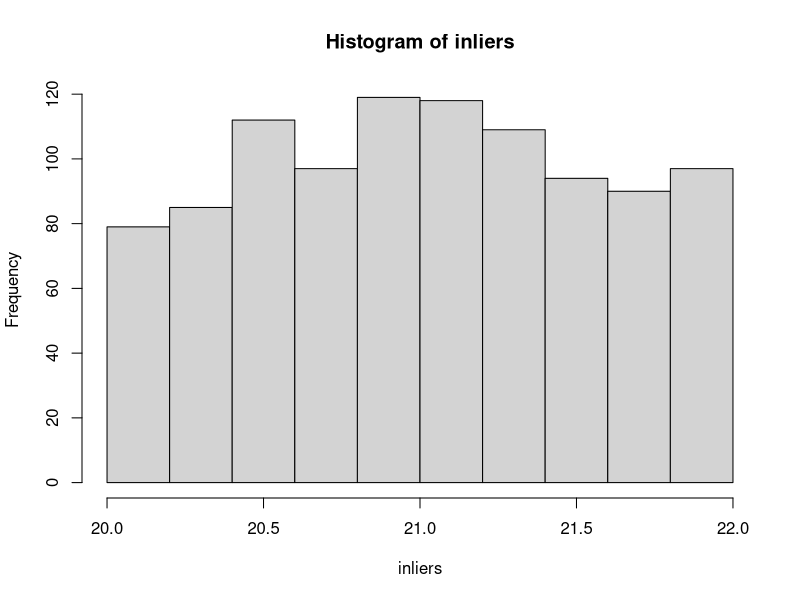
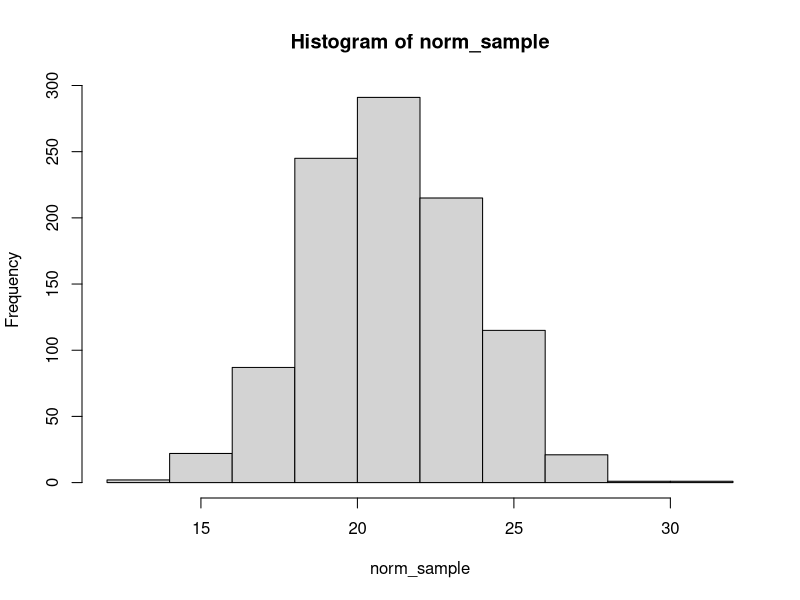
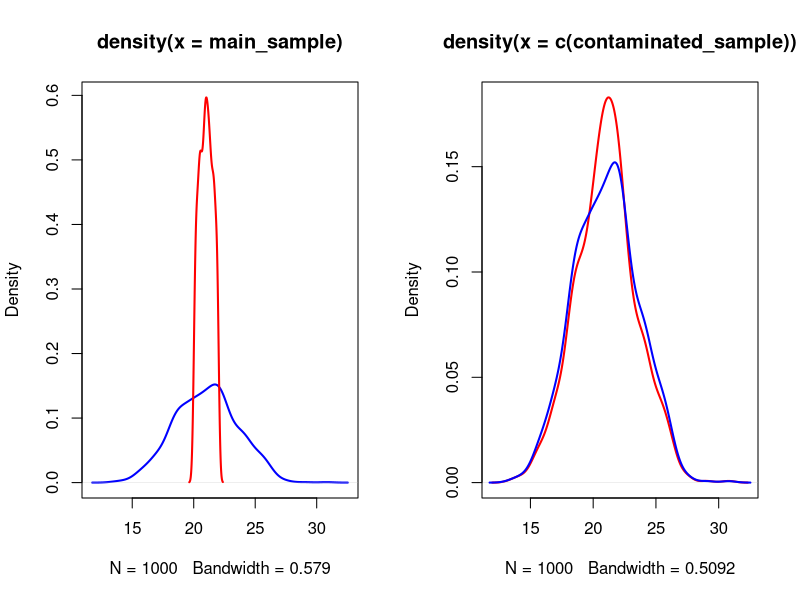
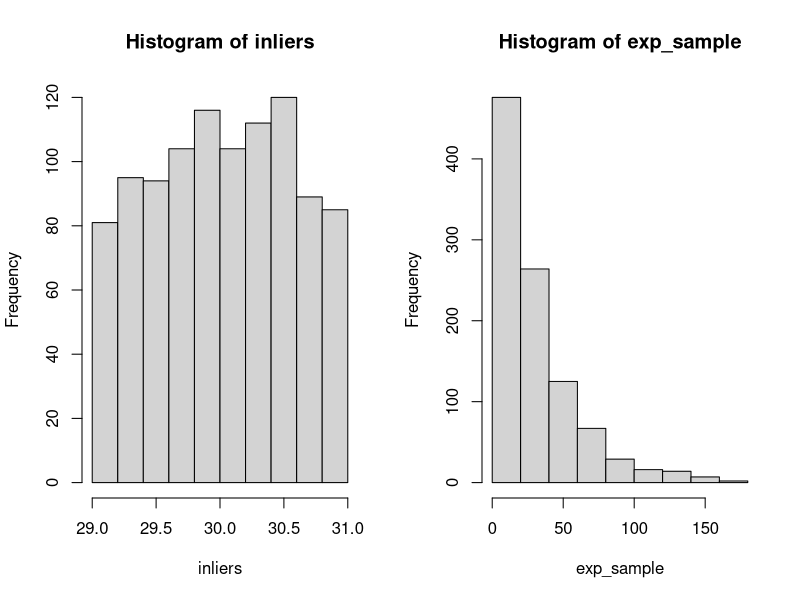
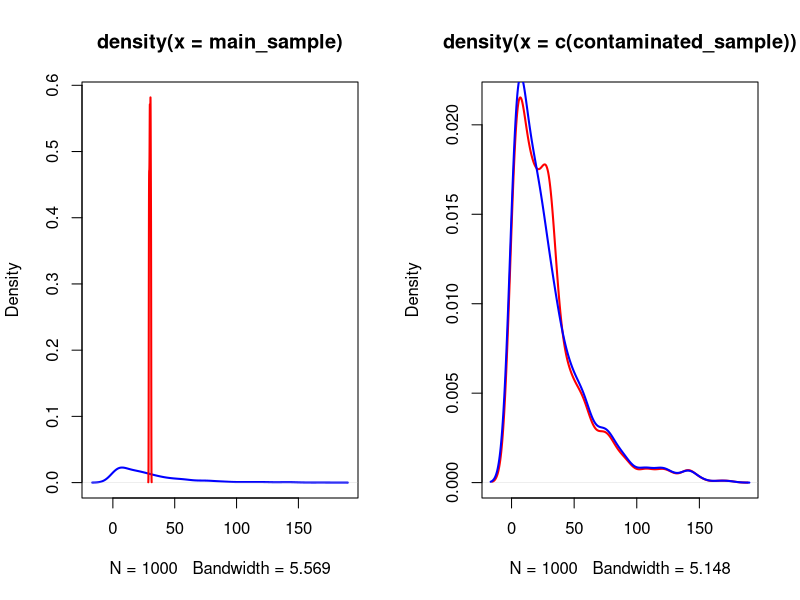

Write R code to recreate these figures, in order.
library(dplyr)

set.seed(238)

inlier_gen <- function(alpha, beta, n=1000, min, max) {
  all_sample <- rnorm(n*100, alpha, beta)
  
  index <- ifelse(between(all_sample, alpha - beta, alpha + beta) & between(all_sample, min, max), TRUE, FALSE)
  
  real_sample <- sample(all_sample[index], n) # replace = FALSE or TRUE?
  
  return(real_sample)
}

compare_dists <- function(main_sample, inliers, ratio=0.1) {
  n <- length(main_sample)
  u <- as.integer(runif(n) > ratio)
  
  print(sum(u))
  contaminated_sample <- u * main_sample + (1 - u) * inliers # affter this step we lose trace of inlier points
  
  main_dens <- density(main_sample)
  inlier_dens <- density(inliers)
  
  max_y <- max(main_dens$y, inlier_dens$y)
  
  par(mfrow=c(1, 2))
  
  plot(main_dens, col = "blue", lwd = 2,
       ylim = c(0, max_y))
  
  lines(inlier_dens, col = "red", lwd = 2)
  # legend("topright", legend = c("normal", "inlier"), col = c("blue", "red"), lwd = 2)
  
  plot(density(c(contaminated_sample)), col="red", lwd=2)
  lines(density(main_sample), col = "blue", lwd = 2)
  # legend("topright", legend = c("clean", "contaminated"), col = c("blue", "red"), lwd = 2)
}


# Normal Sample

norm_sample <- rnorm(1000, 21, 2.5)
inliers <- inlier_gen(21, 1.25, 1000, min=20, max=22)

hist(inliers)
hist(norm_sample)
compare_dists(norm_sample, inliers, ratio=1/10)


# Exp Sample

exp_sample <- rexp(1000, rate=1/30)
inliers <- inlier_gen(30, 1, 1000, min=28, max=31)

hist(inliers)
hist(exp_sample)
compare_dists(exp_sample, inliers, ratio=1/15)

